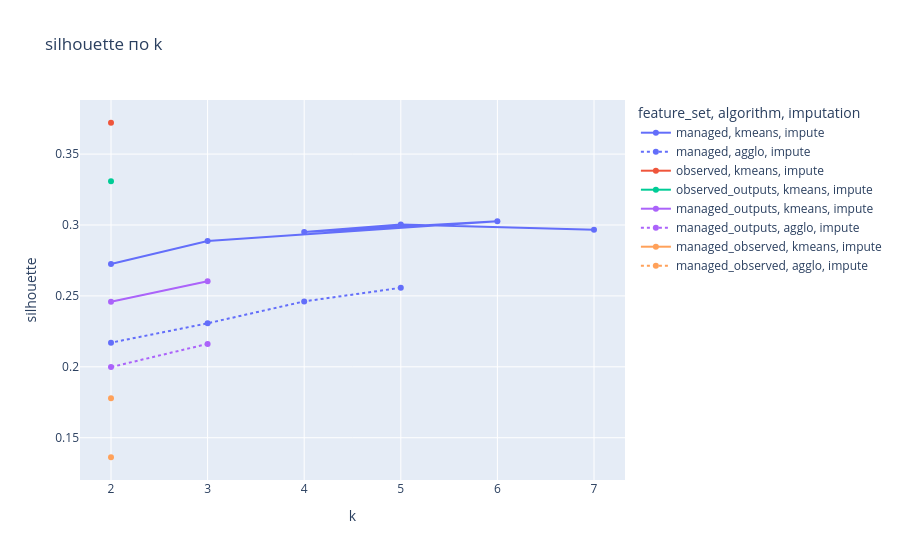
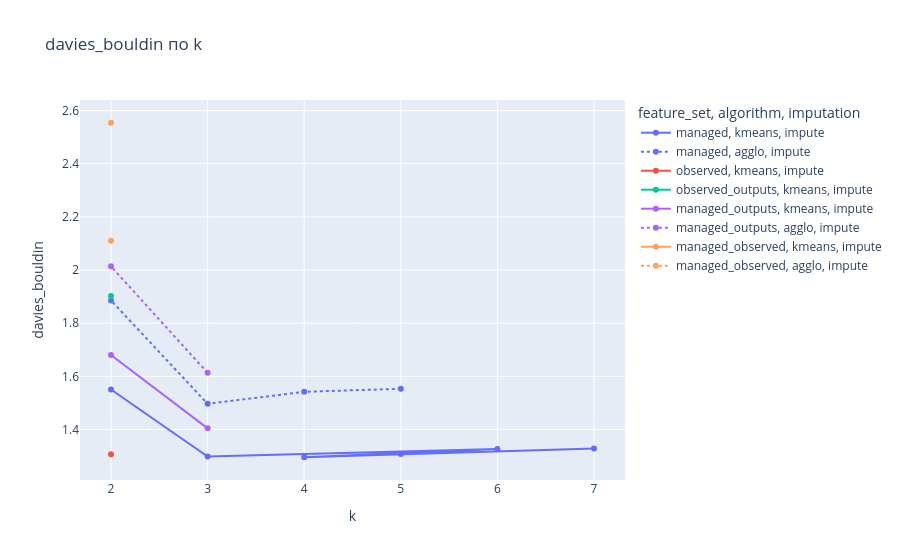
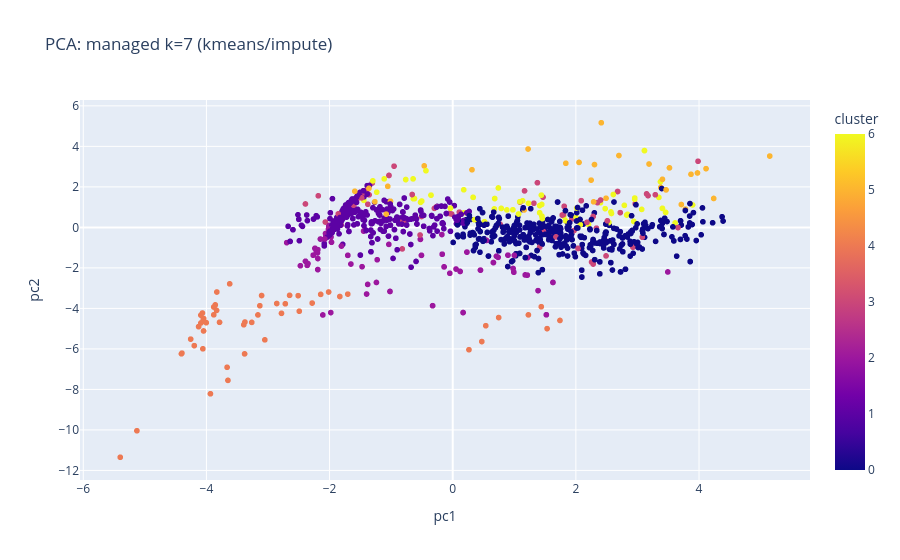
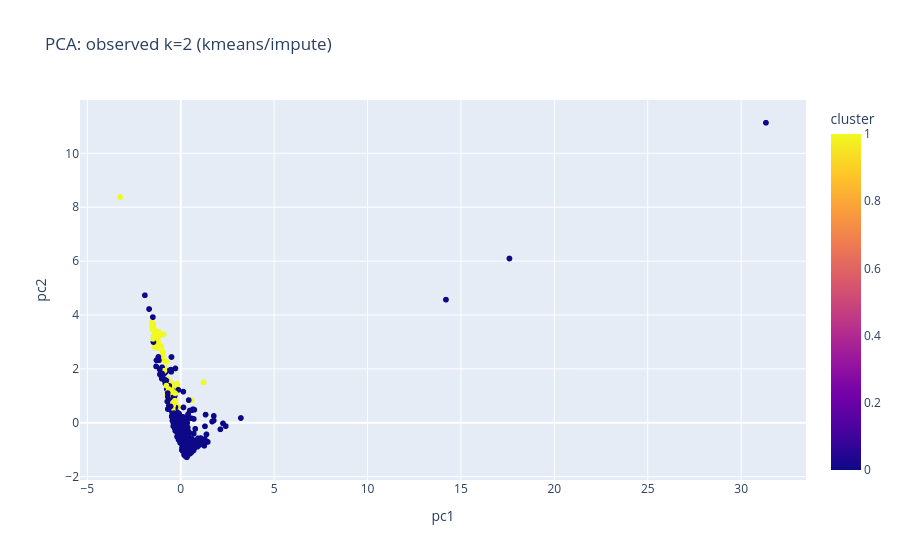

Notebook code for these charts, in order:
### Code cell
# 2.3.3 Визуализация результатов кластеризации
if not results_df.empty:
    for metric in ['silhouette','davies_bouldin']:
        fig = px.line(results_df, x='k', y=metric, color='feature_set', line_dash='algorithm', symbol='imputation',
                      title=f'{metric} по k')
        fig.show()

    best_per_set = results_df.groupby('feature_set').head(1)
    for _, row in best_per_set.iterrows():
        rh = run_history.get(row['run_id'])
        if rh is None:
            continue
        pca_df = pd.DataFrame(rh['pca'], columns=['pc1','pc2'])
        pca_df['cluster'] = rh['labels']
        fig = px.scatter(pca_df, x='pc1', y='pc2', color='cluster', title=f"PCA: {row['feature_set']} k={row['k']} ({row['algorithm']}/{row['imputation']})")
        fig.show()

    top3 = results_df.head(3)
    for _, row in top3.iterrows():
        rh = run_history.get(row['run_id'])
        if rh is None:
            continue
        print(f"Профиль кластеров: {row['feature_set']} k={row['k']} {row['algorithm']} {row['imputation']}")
        display(rh['cluster_profile'])
        print('Интерпретация: более высокие severity_score/rank_ref соответствуют более тяжёлым кластерам; порядок кластеров:', rh['order_map'])

### Figure 1 — Plotly figure (JSON) as saved in the notebook; plotly's stock layout.template omitted (floating-point values rounded to 4 significant figures)
{"data": [{"hovertemplate": "feature_set=managed<br>algorithm=kmeans<br>imputation=impute<br>k=%{x}<br>silhouette=%{y}<extra></extra>", "legendgroup": "managed, kmeans, impute", "line": {"color": "#636efa", "dash": "solid"}, "marker": {"symbol": "circle"}, "mode": "lines+markers", "name": "managed, kmeans, impute", "orientation": "v", "showlegend": true, "type": "scatter", "x": [7, 5, 4, 6, 3, 2], "xaxis": "x", "y": [0.2967, 0.3003, 0.2951, 0.3027, 0.2888, 0.2725], "yaxis": "y"}, {"hovertemplate": "feature_set=managed<br>algorithm=agglo<br>imputation=impute<br>k=%{x}<br>silhouette=%{y}<extra></extra>", "legendgroup": "managed, agglo, impute", "line": {"color": "#636efa", "dash": "dot"}, "marker": {"symbol": "circle"}, "mode": "lines+markers", "name": "managed, agglo, impute", "orientation": "v", "showlegend": true, "type": "scatter", "x": [5, 4, 3, 2], "xaxis": "x", "y": [0.2557, 0.2461, 0.2307, 0.217], "yaxis": "y"}, {"hovertemplate": "feature_set=observed<br>algorithm=kmeans<br>imputation=impute<br>k=%{x}<br>silhouette=%{y}<extra></extra>", "legendgroup": "observed, kmeans, impute", "line": {"color": "#EF553B", "dash": "solid"}, "marker": {"symbol": "circle"}, "mode": "lines+markers", "name": "observed, kmeans, impute", "orientation": "v", "showlegend": true, "type": "scatter", "x": [2], "xaxis": "x", "y": [0.3721], "yaxis": "y"}, {"hovertemplate": "feature_set=observed_outputs<br>algorithm=kmeans<br>imputation=impute<br>k=%{x}<br>silhouette=%{y}<extra></extra>", "legendgroup": "observed_outputs, kmeans, impute", "line": {"color": "#00cc96", "dash": "solid"}, "marker": {"symbol": "circle"}, "mode": "lines+markers", "name": "observed_outputs, kmeans, impute", "orientation": "v", "showlegend": true, "type": "scatter", "x": [2], "xaxis": "x", "y": [0.3308], "yaxis": "y"}, {"hovertemplate": "feature_set=managed_outputs<br>algorithm=kmeans<br>imputation=impute<br>k=%{x}<br>silhouette=%{y}<extra></extra>", "legendgroup": "managed_outputs, kmeans, impute", "line": {"color": "#ab63fa", "dash": "solid"}, "marker": {"symbol": "circle"}, "mode": "lines+markers", "name": "managed_outputs, kmeans, impute", "orientation": "v", "showlegend": true, "type": "scatter", "x": [3, 2], "xaxis": "x", "y": [0.2604, 0.2458], "yaxis": "y"}, {"hovertemplate": "feature_set=managed_outputs<br>algorithm=agglo<br>imputation=impute<br>k=%{x}<br>silhouette=%{y}<extra></extra>", "legendgroup": "managed_outputs, agglo, impute", "line": {"color": "#ab63fa", "dash": "dot"}, "marker": {"symbol": "circle"}, "mode": "lines+markers", "name": "managed_outputs, agglo, impute", "orientation": "v", "showlegend": true, "type": "scatter", "x": [3, 2], "xaxis": "x", "y": [0.2161, 0.1998], "yaxis": "y"}, {"hovertemplate": "feature_set=managed_observed<br>algorithm=kmeans<br>imputation=impute<br>k=%{x}<br>silhouette=%{y}<extra></extra>", "legendgroup": "managed_observed, kmeans, impute", "line": {"color": "#FFA15A", "dash": "solid"}, "marker": {"symbol": "circle"}, "mode": "lines+markers", "name": "managed_observed, kmeans, impute", "orientation": "v", "showlegend": true, "type": "scatter", "x": [2], "xaxis": "x", "y": [0.1779], "yaxis": "y"}, {"hovertemplate": "feature_set=managed_observed<br>algorithm=agglo<br>imputation=impute<br>k=%{x}<br>silhouette=%{y}<extra></extra>", "legendgroup": "managed_observed, agglo, impute", "line": {"color": "#FFA15A", "dash": "dot"}, "marker": {"symbol": "circle"}, "mode": "lines+markers", "name": "managed_observed, agglo, impute", "orientation": "v", "showlegend": true, "type": "scatter", "x": [2], "xaxis": "x", "y": [0.1362], "yaxis": "y"}], "layout": {"legend": {"title": {"text": "feature_set, algorithm, imputation"}, "tracegroupgap": 0}, "title": {"text": "silhouette по k"}, "xaxis": {"anchor": "y", "domain": [0, 1], "title": {"text": "k"}}, "yaxis": {"anchor": "x", "domain": [0, 1], "title": {"text": "silhouette"}}}}

### Figure 2 — Plotly figure (JSON) as saved in the notebook; plotly's stock layout.template omitted (floating-point values rounded to 4 significant figures)
{"data": [{"hovertemplate": "feature_set=managed<br>algorithm=kmeans<br>imputation=impute<br>k=%{x}<br>davies_bouldin=%{y}<extra></extra>", "legendgroup": "managed, kmeans, impute", "line": {"color": "#636efa", "dash": "solid"}, "marker": {"symbol": "circle"}, "mode": "lines+markers", "name": "managed, kmeans, impute", "orientation": "v", "showlegend": true, "type": "scatter", "x": [7, 5, 4, 6, 3, 2], "xaxis": "x", "y": [1.328, 1.308, 1.296, 1.327, 1.298, 1.551], "yaxis": "y"}, {"hovertemplate": "feature_set=managed<br>algorithm=agglo<br>imputation=impute<br>k=%{x}<br>davies_bouldin=%{y}<extra></extra>", "legendgroup": "managed, agglo, impute", "line": {"color": "#636efa", "dash": "dot"}, "marker": {"symbol": "circle"}, "mode": "lines+markers", "name": "managed, agglo, impute", "orientation": "v", "showlegend": true, "type": "scatter", "x": [5, 4, 3, 2], "xaxis": "x", "y": [1.553, 1.542, 1.497, 1.886], "yaxis": "y"}, {"hovertemplate": "feature_set=observed<br>algorithm=kmeans<br>imputation=impute<br>k=%{x}<br>davies_bouldin=%{y}<extra></extra>", "legendgroup": "observed, kmeans, impute", "line": {"color": "#EF553B", "dash": "solid"}, "marker": {"symbol": "circle"}, "mode": "lines+markers", "name": "observed, kmeans, impute", "orientation": "v", "showlegend": true, "type": "scatter", "x": [2], "xaxis": "x", "y": [1.307], "yaxis": "y"}, {"hovertemplate": "feature_set=observed_outputs<br>algorithm=kmeans<br>imputation=impute<br>k=%{x}<br>davies_bouldin=%{y}<extra></extra>", "legendgroup": "observed_outputs, kmeans, impute", "line": {"color": "#00cc96", "dash": "solid"}, "marker": {"symbol": "circle"}, "mode": "lines+markers", "name": "observed_outputs, kmeans, impute", "orientation": "v", "showlegend": true, "type": "scatter", "x": [2], "xaxis": "x", "y": [1.902], "yaxis": "y"}, {"hovertemplate": "feature_set=managed_outputs<br>algorithm=kmeans<br>imputation=impute<br>k=%{x}<br>davies_bouldin=%{y}<extra></extra>", "legendgroup": "managed_outputs, kmeans, impute", "line": {"color": "#ab63fa", "dash": "solid"}, "marker": {"symbol": "circle"}, "mode": "lines+markers", "name": "managed_outputs, kmeans, impute", "orientation": "v", "showlegend": true, "type": "scatter", "x": [3, 2], "xaxis": "x", "y": [1.404, 1.681], "yaxis": "y"}, {"hovertemplate": "feature_set=managed_outputs<br>algorithm=agglo<br>imputation=impute<br>k=%{x}<br>davies_bouldin=%{y}<extra></extra>", "legendgroup": "managed_outputs, agglo, impute", "line": {"color": "#ab63fa", "dash": "dot"}, "marker": {"symbol": "circle"}, "mode": "lines+markers", "name": "managed_outputs, agglo, impute", "orientation": "v", "showlegend": true, "type": "scatter", "x": [3, 2], "xaxis": "x", "y": [1.613, 2.014], "yaxis": "y"}, {"hovertemplate": "feature_set=managed_observed<br>algorithm=kmeans<br>imputation=impute<br>k=%{x}<br>davies_bouldin=%{y}<extra></extra>", "legendgroup": "managed_observed, kmeans, impute", "line": {"color": "#FFA15A", "dash": "solid"}, "marker": {"symbol": "circle"}, "mode": "lines+markers", "name": "managed_observed, kmeans, impute", "orientation": "v", "showlegend": true, "type": "scatter", "x": [2], "xaxis": "x", "y": [2.11], "yaxis": "y"}, {"hovertemplate": "feature_set=managed_observed<br>algorithm=agglo<br>imputation=impute<br>k=%{x}<br>davies_bouldin=%{y}<extra></extra>", "legendgroup": "managed_observed, agglo, impute", "line": {"color": "#FFA15A", "dash": "dot"}, "marker": {"symbol": "circle"}, "mode": "lines+markers", "name": "managed_observed, agglo, impute", "orientation": "v", "showlegend": true, "type": "scatter", "x": [2], "xaxis": "x", "y": [2.554], "yaxis": "y"}], "layout": {"legend": {"title": {"text": "feature_set, algorithm, imputation"}, "tracegroupgap": 0}, "title": {"text": "davies_bouldin по k"}, "xaxis": {"anchor": "y", "domain": [0, 1], "title": {"text": "k"}}, "yaxis": {"anchor": "x", "domain": [0, 1], "title": {"text": "davies_bouldin"}}}}

### Figure 3 — Plotly figure (JSON) as saved in the notebook; plotly's stock layout.template omitted (floating-point values rounded to 4 significant figures; data arrays with more than 128 entries replaced by an {"elided": "..."} marker saying what was removed)
{"data": [{"hovertemplate": "pc1=%{x}<br>pc2=%{y}<br>cluster=%{marker.color}<extra></extra>", "legendgroup": "", "marker": {"color": {"elided": "1700 int values"}, "coloraxis": "coloraxis", "symbol": "circle"}, "mode": "markers", "name": "", "showlegend": false, "type": "scattergl", "x": {"elided": "1700 float values"}, "xaxis": "x", "y": {"elided": "1700 float values"}, "yaxis": "y"}], "layout": {"coloraxis": {"colorbar": {"title": {"text": "cluster"}}, "colorscale": [[0, "#0d0887"], [0.1111, "#46039f"], [0.2222, "#7201a8"], [0.3333, "#9c179e"], [0.4444, "#bd3786"], [0.5556, "#d8576b"], [0.6667, "#ed7953"], [0.7778, "#fb9f3a"], [0.8889, "#fdca26"], [1, "#f0f921"]]}, "legend": {"tracegroupgap": 0}, "title": {"text": "PCA: managed k=7 (kmeans/impute)"}, "xaxis": {"anchor": "y", "domain": [0, 1], "title": {"text": "pc1"}}, "yaxis": {"anchor": "x", "domain": [0, 1], "title": {"text": "pc2"}}}}

### Figure 4 — Plotly figure (JSON) as saved in the notebook; plotly's stock layout.template omitted (floating-point values rounded to 4 significant figures; data arrays with more than 128 entries replaced by an {"elided": "..."} marker saying what was removed)
{"data": [{"hovertemplate": "pc1=%{x}<br>pc2=%{y}<br>cluster=%{marker.color}<extra></extra>", "legendgroup": "", "marker": {"color": {"elided": "2031 int values"}, "coloraxis": "coloraxis", "symbol": "circle"}, "mode": "markers", "name": "", "showlegend": false, "type": "scattergl", "x": {"elided": "2031 float values"}, "xaxis": "x", "y": {"elided": "2031 float values"}, "yaxis": "y"}], "layout": {"coloraxis": {"colorbar": {"title": {"text": "cluster"}}, "colorscale": [[0, "#0d0887"], [0.1111, "#46039f"], [0.2222, "#7201a8"], [0.3333, "#9c179e"], [0.4444, "#bd3786"], [0.5556, "#d8576b"], [0.6667, "#ed7953"], [0.7778, "#fb9f3a"], [0.8889, "#fdca26"], [1, "#f0f921"]]}, "legend": {"tracegroupgap": 0}, "title": {"text": "PCA: observed k=2 (kmeans/impute)"}, "xaxis": {"anchor": "y", "domain": [0, 1], "title": {"text": "pc1"}}, "yaxis": {"anchor": "x", "domain": [0, 1], "title": {"text": "pc2"}}}}
